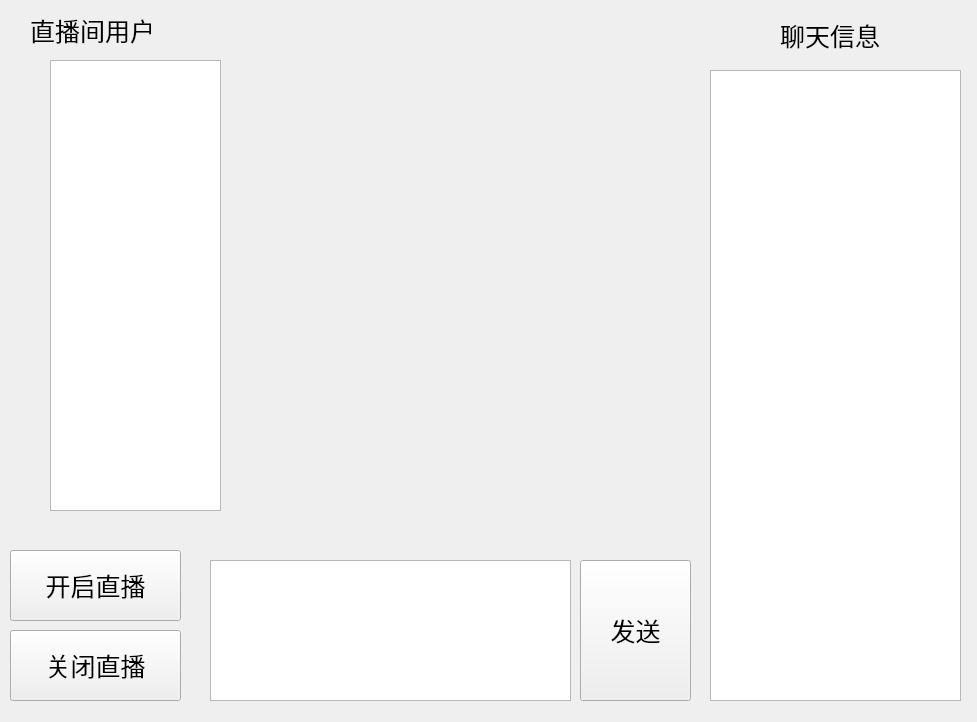
<?xml version="1.0" encoding="UTF-8"?>
<ui version="4.0">
 <class>LivingRoom</class>
 <widget class="QWidget" name="LivingRoom">
  <property name="geometry">
   <rect>
    <x>0</x>
    <y>0</y>
    <width>977</width>
    <height>722</height>
   </rect>
  </property>
  <property name="windowTitle">
   <string>Form</string>
  </property>
  <widget class="QPushButton" name="pushButton_startliving">
   <property name="geometry">
    <rect>
     <x>10</x>
     <y>550</y>
     <width>171</width>
     <height>71</height>
    </rect>
   </property>
   <property name="font">
    <font>
     <pointsize>19</pointsize>
    </font>
   </property>
   <property name="text">
    <string>开启直播</string>
   </property>
  </widget>
  <widget class="QTextEdit" name="textEdit_talkinformation">
   <property name="geometry">
    <rect>
     <x>210</x>
     <y>560</y>
     <width>361</width>
     <height>141</height>
    </rect>
   </property>
   <property name="font">
    <font>
     <pointsize>19</pointsize>
    </font>
   </property>
  </widget>
  <widget class="QLabel" name="label_talking_information">
   <property name="geometry">
    <rect>
     <x>780</x>
     <y>0</y>
     <width>101</width>
     <height>71</height>
    </rect>
   </property>
   <property name="font">
    <font>
     <pointsize>19</pointsize>
    </font>
   </property>
   <property name="text">
    <string>聊天信息</string>
   </property>
  </widget>
  <widget class="QTextEdit" name="textEdit_talking_information">
   <property name="geometry">
    <rect>
     <x>710</x>
     <y>70</y>
     <width>251</width>
     <height>631</height>
    </rect>
   </property>
   <property name="font">
    <font>
     <pointsize>19</pointsize>
    </font>
   </property>
  </widget>
  <widget class="QPushButton" name="pushButton_closeliving">
   <property name="geometry">
    <rect>
     <x>10</x>
     <y>630</y>
     <width>171</width>
     <height>71</height>
    </rect>
   </property>
   <property name="font">
    <font>
     <pointsize>19</pointsize>
    </font>
   </property>
   <property name="text">
    <string>关闭直播</string>
   </property>
  </widget>
  <widget class="QPushButton" name="pushButton_sendtalk_information">
   <property name="geometry">
    <rect>
     <x>580</x>
     <y>560</y>
     <width>111</width>
     <height>141</height>
    </rect>
   </property>
   <property name="font">
    <font>
     <pointsize>19</pointsize>
    </font>
   </property>
   <property name="text">
    <string>发送</string>
   </property>
  </widget>
  <widget class="QLabel" name="label_camera">
   <property name="geometry">
    <rect>
     <x>240</x>
     <y>60</y>
     <width>461</width>
     <height>431</height>
    </rect>
   </property>
   <property name="font">
    <font>
     <pointsize>19</pointsize>
    </font>
   </property>
   <property name="text">
    <string/>
   </property>
  </widget>
  <widget class="QLabel" name="label_allusername">
   <property name="geometry">
    <rect>
     <x>30</x>
     <y>10</y>
     <width>121</width>
     <height>41</height>
    </rect>
   </property>
   <property name="font">
    <font>
     <pointsize>19</pointsize>
    </font>
   </property>
   <property name="text">
    <string>直播间用户</string>
   </property>
  </widget>
  <widget class="QListWidget" name="listWidget_allusername">
   <property name="geometry">
    <rect>
     <x>50</x>
     <y>60</y>
     <width>171</width>
     <height>451</height>
    </rect>
   </property>
   <property name="font">
    <font>
     <pointsize>19</pointsize>
    </font>
   </property>
  </widget>
  <widget class="QLabel" name="label_roomid">
   <property name="geometry">
    <rect>
     <x>400</x>
     <y>20</y>
     <width>121</width>
     <height>31</height>
    </rect>
   </property>
   <property name="font">
    <font>
     <pointsize>19</pointsize>
    </font>
   </property>
   <property name="text">
    <string/>
   </property>
  </widget>
  <widget class="QWidget" name="widget_video" native="true">
   <property name="geometry">
    <rect>
     <x>180</x>
     <y>60</y>
     <width>441</width>
     <height>421</height>
    </rect>
   </property>
  </widget>
 </widget>
 <resources/>
 <connections/>
</ui>
